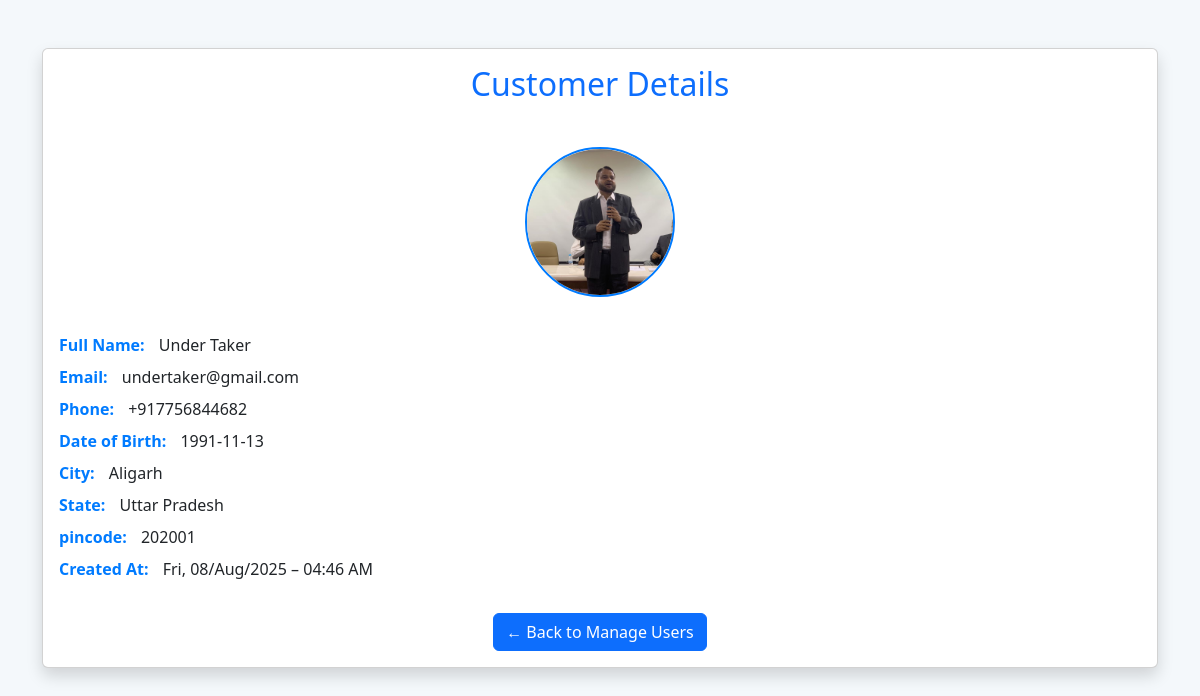
Screenshot of /view_customer.php?id=4 with the database file from the repository.
### tables this page shows
CREATE TABLE IF NOT EXISTS `customers` (
  `id` int NOT NULL AUTO_INCREMENT,
  `firstname` varchar(100) NOT NULL,
  `email` varchar(100) NOT NULL,
  `phone` varchar(20) DEFAULT NULL,
  `created_at` timestamp NULL DEFAULT CURRENT_TIMESTAMP,
  `lastname` varchar(50) NOT NULL,
  `city` varchar(50) NOT NULL,
  `state` varchar(50) NOT NULL,
  `pincode` varchar(20) DEFAULT NULL,
  `profile_picture` varchar(255) DEFAULT NULL,
  `dob` date DEFAULT NULL,
  `role` enum('admin','editor','viewer') NOT NULL DEFAULT 'viewer',
  `updated_at` timestamp NULL DEFAULT CURRENT_TIMESTAMP ON UPDATE CURRENT_TIMESTAMP,
  `active` tinyint DEFAULT '1',
  PRIMARY KEY (`id`)
);

### view_customer.php (the view, shortened to what this page needs)
<?php
require 'db_connect.php';
$id = intval($_GET['id']);
$stmt = $conn->prepare("SELECT * FROM customers WHERE id = ?");
$stmt->bind_param("i", $id);
$stmt->execute();
$result = $stmt->get_result();
$customer = $result->fetch_assoc();
?>
<!DOCTYPE html>
<html lang="en">
<head>
    <link href="https://cdn.jsdelivr.net/npm/bootstrap@5.3.3/dist/css/bootstrap.min.css" rel="stylesheet">
</head>
<body>
    <div class="container my-5">
        <div class="card shadow rounded">
            <div class="card-body">
                <h2 class="card-title text-center mb-4 text-primary">Customer Details</h2>
                <div class="row justify-content-center">
                    <div class="col-12 col-md-4 text-center mb-3">
                        <?php if (!empty($customer['profile_picture'])): ?>
                            <img src="uploads/<?= htmlspecialchars($customer['profile_picture']) ?>" alt="Profile Picture" class="profile img-fluid" data-bs-toggle="modal" data-bs-target="#imageModal">
                        <?php else: ?>
                            <img src="uploads/default.jpeg" alt="Default Profile" class="profile img-fluid" data-bs-toggle="modal" data-bs-target="#imageModal">
                        <?php endif; ?>
                    </div>
                </div>
                <div class="row">
                    <div class="col-12">
                        <div class="detail-row mb-2">
                            <span class="detail-label">Full Name:</span>
                            <span class="detail-value"><?= htmlspecialchars($customer['firstname'] . ' ' . $customer['lastname']) ?></span>
                        </div>
                        <div class="detail-row mb-2">
                            <span class="detail-label">Email:</span>
                            <span class="detail-value"><?= htmlspecialchars($customer['email']) ?></span>
                        </div>
                        <div class="detail-row mb-2">
                            <span class="detail-label">Phone:</span>
                            <span class="detail-value"><?= htmlspecialchars($customer['phone']) ?></span>
                        </div>
                        <div class="detail-row mb-2">
                            <span class="detail-label">Date of Birth:</span>
                            <span class="detail-value"><?= htmlspecialchars($customer['dob']) ?></span>
                        </div>
                        <div class="detail-row mb-2">
                            <span class="detail-label">City:</span>
                            <span class="detail-value"><?= htmlspecialchars($customer['city']) ?></span>
                        </div>
                        <div class="detail-row mb-2">
                            <span class="detail-label">State:</span>
                            <span class="detail-value"><?= htmlspecialchars($customer['state']) ?></span>
                        </div>
                        <div class="detail-row mb-2">
                            <span class="detail-label">pincode:</span>
                            <span class="detail-value"><?= htmlspecialchars($customer['pincode']) ?></span>
                        </div>
                        <div class="detail-row mb-2">
                            <span class="detail-label">Created At:</span>
                            <span class="detail-value"><?= date('D, d/M/Y – h:i A', strtotime($customer['created_at'])) ?></span>
                        </div>
                    </div>
                </div>
                <div class="text-center mt-4">
                    <a href="manage-customers.php" class="btn btn-primary">← Back to Manage Users</a>
                </div>
            </div>
        </div>
    </div>
</body>
</html>

### view_customer.php (style rules this page uses)
body { font-family: 'Segoe UI', sans-serif; background-color: #f4f8fb; color: #333; }
.detail-label { font-weight: bold; color: #007bff; }
.detail-value { margin-left: 10px; }
img.profile { display: block; margin: 20px auto; width: 150px; height: 150px; border-radius: 50%; object-fit: cover; border: 2px solid #007bff; cursor: pointer; }

### rows the page displays
customers: profile_picture (picture), firstname+lastname "Under Taker", email "undertaker@gmail.com", phone "+917756844682", dob "1991-11-13", city "Aligarh", state "Uttar Pradesh", pincode "202001", created_at "Fri, 08/Aug/2025 – 04:46 AM"
